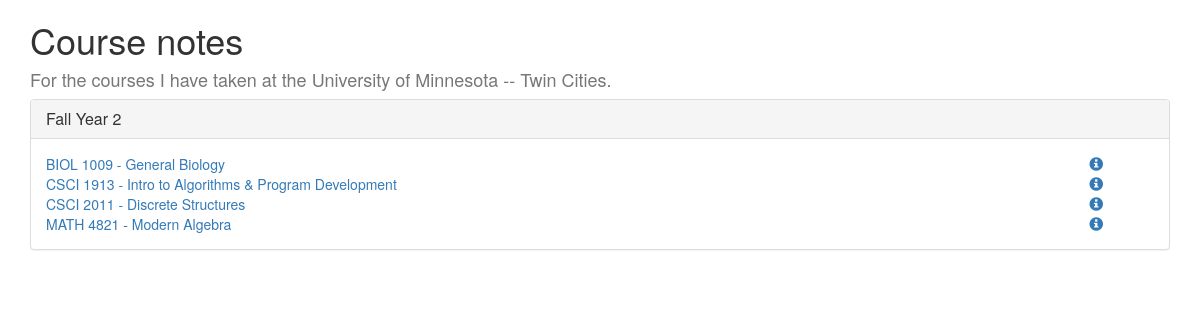
The app's page /notes/ with its own data.
### coursenotes/models.py (models this page shows, shortened)
class Course(models.Model):
    name = models.CharField(max_length=500)
    dept_num = models.CharField(max_length=4)
    course_num = models.CharField(max_length=50)
    year = models.SmallIntegerField()
    semester = models.SmallIntegerField()
    instructor = models.CharField(max_length=1000)
    slug = models.SlugField(unique=True)
    SEM_FALL = 1
    SEM_SPRING = 2
    SEM_SUMMER = 3
    def semester_name(self):
        if (self.semester == self.SEM_FALL):
            return "Fall"
        if (self.semester == self.SEM_SPRING):
            return "Spring"
        if (self.semester == self.SEM_SUMMER):
            return "Summer"

### coursenotes/views.py (the view)
def index(request):
    courses_by_year = {}
    for elem in Course.objects.order_by('year', 'semester', 'course_num'):
        when_taken = "{0} Year {1}".format(elem.semester_name(), elem.year)
        if when_taken in courses_by_year:
            courses_by_year[when_taken].append(elem)
        else:
            courses_by_year[when_taken] = [elem, ]
    context = {
        'courses_by_year': courses_by_year,
    }
    return render(request, 'coursenotes/index.html', context)

### coursenotes/templates/coursenotes/index.html (shortened to what this page needs)
{% load staticfiles %}
<!DOCTYPE html>
<html>
<head>
    <link rel="stylesheet" href="https://maxcdn.bootstrapcdn.com/bootstrap/3.3.7/css/bootstrap.min.css">
</head>
<body>
<div class="container">
<h1>Course notes</h1>
<h4 class="text-muted">For the courses I have taken at the University of Minnesota -- Twin Cities.</h4>
{% for when_taken, courses in courses_by_year.items %}
<div class="panel panel-default">
    <div class="panel-heading">
        <h3 class="panel-title">{{ when_taken }}</h3>
    </div>
    <div class="panel-body">
        {% for course in courses %}
        <div class="row">
            <div class="col-xs-11">
                <a href="{% url 'coursenotes:course_index' course.slug %}">
                    {{ course.dept_num }} {{ course.course_num }} - {{ course.name }}
                </a>
            </div>
            <div class="col-xs-1">
                <a href="{% url 'coursenotes:course_info' course.slug %}">
                    <span class="glyphicon glyphicon-info-sign"></span>
                </a>
            </div>
        </div>
        {% endfor %}
    </div>
</div>
{% endfor %}
</div>
</body>
</html>

### records on screen
Course: when_taken "Fall Year 2", dept_num "BIOL", course_num "1009", name "General Biology"
Course: dept_num "CSCI", course_num "1913", name "Intro to Algorithms & Program Development"
Course: dept_num "CSCI", course_num "2011", name "Discrete Structures"
Course: dept_num "MATH", course_num "4821", name "Modern Algebra"
